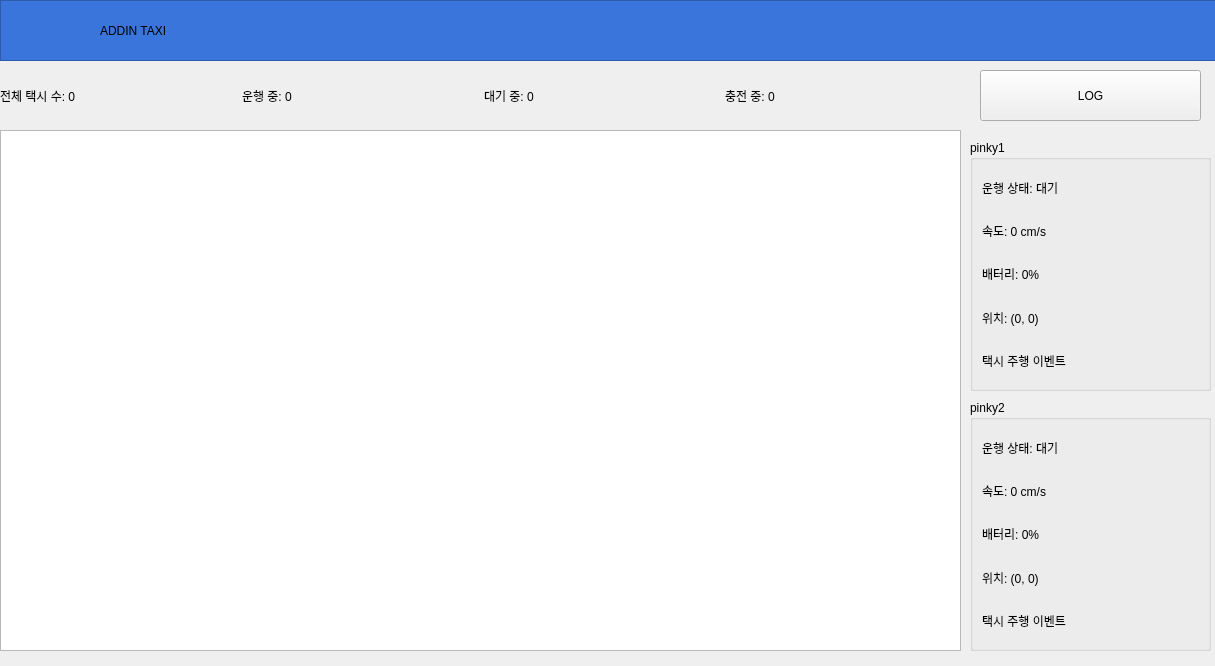
<?xml version="1.0" encoding="UTF-8"?>
<ui version="4.0">
 <class>MainWindow</class>
 <widget class="QMainWindow" name="MainWindow">
  <property name="geometry">
   <rect>
    <x>0</x>
    <y>0</y>
    <width>1215</width>
    <height>666</height>
   </rect>
  </property>
  <property name="windowTitle">
   <string>ADDIN TAXI 관제 GUI</string>
  </property>
  <widget class="QWidget" name="centralwidget">
   <widget class="QWidget" name="layoutWidget">
    <property name="geometry">
     <rect>
      <x>0</x>
      <y>70</y>
      <width>961</width>
      <height>51</height>
     </rect>
    </property>
    <layout class="QHBoxLayout" name="layout_stats">
     <item>
      <widget class="QLabel" name="label_totalTaxi">
       <property name="text">
        <string>전체 택시 수: 0</string>
       </property>
      </widget>
     </item>
     <item>
      <widget class="QLabel" name="label_drivingTaxi">
       <property name="text">
        <string>운행 중: 0</string>
       </property>
      </widget>
     </item>
     <item>
      <widget class="QLabel" name="label_waitingTaxi">
       <property name="text">
        <string>대기 중: 0</string>
       </property>
      </widget>
     </item>
     <item>
      <widget class="QLabel" name="label_chargingTaxi">
       <property name="text">
        <string>충전 중: 0</string>
       </property>
      </widget>
     </item>
    </layout>
   </widget>
   <widget class="QGroupBox" name="groupBox_pinky1">
    <property name="geometry">
     <rect>
      <x>970</x>
      <y>140</y>
      <width>241</width>
      <height>251</height>
     </rect>
    </property>
    <property name="title">
     <string>pinky1</string>
    </property>
    <layout class="QVBoxLayout" name="layout_pinky1">
     <item>
      <widget class="QLabel" name="label_pinky1_status">
       <property name="text">
        <string>운행 상태: 대기</string>
       </property>
      </widget>
     </item>
     <item>
      <widget class="QLabel" name="label_pinky1_speed">
       <property name="text">
        <string>속도: 0 cm/s</string>
       </property>
      </widget>
     </item>
     <item>
      <widget class="QLabel" name="label_pinky1_battery">
       <property name="text">
        <string>배터리: 0%</string>
       </property>
      </widget>
     </item>
     <item>
      <widget class="QLabel" name="label_pinky1_position">
       <property name="text">
        <string>위치: (0, 0)</string>
       </property>
      </widget>
     </item>
     <item>
      <widget class="QLabel" name="label_pinky1_log">
       <property name="text">
        <string>택시 주행 이벤트</string>
       </property>
      </widget>
     </item>
    </layout>
   </widget>
   <widget class="QGroupBox" name="groupBox_pinky2">
    <property name="geometry">
     <rect>
      <x>970</x>
      <y>400</y>
      <width>241</width>
      <height>251</height>
     </rect>
    </property>
    <property name="title">
     <string>pinky2</string>
    </property>
    <layout class="QVBoxLayout" name="layout_pinky2">
     <item>
      <widget class="QLabel" name="label_pinky2_status">
       <property name="text">
        <string>운행 상태: 대기</string>
       </property>
      </widget>
     </item>
     <item>
      <widget class="QLabel" name="label_pinky2_speed">
       <property name="text">
        <string>속도: 0 cm/s</string>
       </property>
      </widget>
     </item>
     <item>
      <widget class="QLabel" name="label_pinky2_battery">
       <property name="text">
        <string>배터리: 0%</string>
       </property>
      </widget>
     </item>
     <item>
      <widget class="QLabel" name="label_pinky2_position">
       <property name="text">
        <string>위치: (0, 0)</string>
       </property>
      </widget>
     </item>
     <item>
      <widget class="QLabel" name="label_pinky1_log_2">
       <property name="text">
        <string>택시 주행 이벤트</string>
       </property>
      </widget>
     </item>
    </layout>
   </widget>
   <widget class="QGraphicsView" name="graphicsView_map">
    <property name="geometry">
     <rect>
      <x>0</x>
      <y>130</y>
      <width>961</width>
      <height>521</height>
     </rect>
    </property>
   </widget>
   <widget class="QPushButton" name="button_log">
    <property name="geometry">
     <rect>
      <x>980</x>
      <y>70</y>
      <width>221</width>
      <height>51</height>
     </rect>
    </property>
    <property name="text">
     <string>LOG</string>
    </property>
   </widget>
   <widget class="QFrame" name="frame">
    <property name="geometry">
     <rect>
      <x>0</x>
      <y>0</y>
      <width>1231</width>
      <height>61</height>
     </rect>
    </property>
    <property name="styleSheet">
     <string notr="true">background-color: #3A75DB</string>
    </property>
    <property name="frameShape">
     <enum>QFrame::StyledPanel</enum>
    </property>
    <property name="frameShadow">
     <enum>QFrame::Raised</enum>
    </property>
    <widget class="QLabel" name="label">
     <property name="geometry">
      <rect>
       <x>100</x>
       <y>10</y>
       <width>1001</width>
       <height>41</height>
      </rect>
     </property>
     <property name="text">
      <string>ADDIN TAXI</string>
     </property>
     <property name="textFormat">
      <enum>Qt::AutoText</enum>
     </property>
    </widget>
   </widget>
  </widget>
 </widget>
 <resources/>
 <connections/>
</ui>
